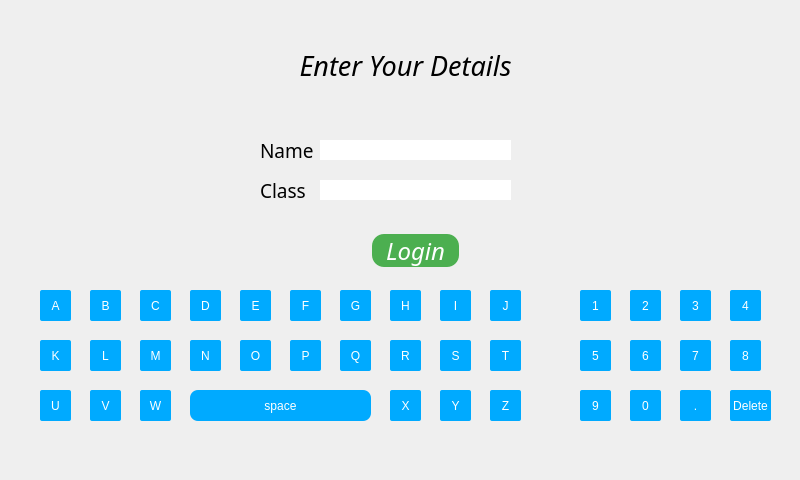
<?xml version="1.0" encoding="UTF-8"?>
<ui version="4.0">
 <class>MainWindow</class>
 <widget class="QMainWindow" name="MainWindow">
  <property name="geometry">
   <rect>
    <x>0</x>
    <y>0</y>
    <width>800</width>
    <height>480</height>
   </rect>
  </property>
  <property name="windowTitle">
   <string>MainWindow</string>
  </property>
  <widget class="QWidget" name="centralwidget">
   <widget class="QLabel" name="label">
    <property name="geometry">
     <rect>
      <x>220</x>
      <y>50</y>
      <width>371</width>
      <height>31</height>
     </rect>
    </property>
    <property name="font">
     <font>
      <family>Monotype Corsiva</family>
      <pointsize>20</pointsize>
      <italic>true</italic>
     </font>
    </property>
    <property name="text">
     <string>Enter Your Details</string>
    </property>
    <property name="alignment">
     <set>Qt::AlignCenter</set>
    </property>
   </widget>
   <widget class="QLabel" name="label_2">
    <property name="geometry">
     <rect>
      <x>260</x>
      <y>140</y>
      <width>61</width>
      <height>21</height>
     </rect>
    </property>
    <property name="font">
     <font>
      <family>Monotype Corsiva</family>
      <pointsize>14</pointsize>
     </font>
    </property>
    <property name="text">
     <string>Name</string>
    </property>
   </widget>
   <widget class="QLabel" name="label_3">
    <property name="geometry">
     <rect>
      <x>260</x>
      <y>180</y>
      <width>61</width>
      <height>21</height>
     </rect>
    </property>
    <property name="font">
     <font>
      <family>Monotype Corsiva</family>
      <pointsize>14</pointsize>
     </font>
    </property>
    <property name="text">
     <string>Class</string>
    </property>
   </widget>
   <widget class="QLineEdit" name="userName">
    <property name="geometry">
     <rect>
      <x>320</x>
      <y>140</y>
      <width>191</width>
      <height>20</height>
     </rect>
    </property>
    <property name="styleSheet">
     <string notr="true">border-width:0px;
border:none;</string>
    </property>
   </widget>
   <widget class="QLineEdit" name="className">
    <property name="geometry">
     <rect>
      <x>320</x>
      <y>180</y>
      <width>191</width>
      <height>20</height>
     </rect>
    </property>
    <property name="styleSheet">
     <string notr="true">border-width:0px;
border:none;</string>
    </property>
   </widget>
   <widget class="QPushButton" name="LoginButton">
    <property name="geometry">
     <rect>
      <x>370</x>
      <y>230</y>
      <width>91</width>
      <height>41</height>
     </rect>
    </property>
    <property name="font">
     <font>
      <family>Monotype Corsiva</family>
      <pointsize>18</pointsize>
      <italic>true</italic>
      <underline>false</underline>
      <strikeout>false</strikeout>
     </font>
    </property>
    <property name="toolTipDuration">
     <number>0</number>
    </property>
    <property name="styleSheet">
     <string notr="true">border-radius: 12px;
background-color: #4CAF50; /* Green */
 border: none;
 color: white;
 text-align: center;
 text-decoration: none;
 margin: 4px 2px;</string>
    </property>
    <property name="text">
     <string>Login</string>
    </property>
   </widget>
   <widget class="QPushButton" name="a">
    <property name="geometry">
     <rect>
      <x>40</x>
      <y>290</y>
      <width>31</width>
      <height>31</height>
     </rect>
    </property>
    <property name="styleSheet">
     <string notr="true">background-color:#00aaff;
border-radius: 2px;
 border: none;
 text-align: center;
 text-decoration: none;
 color: white;
</string>
    </property>
    <property name="text">
     <string>A</string>
    </property>
   </widget>
   <widget class="QPushButton" name="b">
    <property name="geometry">
     <rect>
      <x>90</x>
      <y>290</y>
      <width>31</width>
      <height>31</height>
     </rect>
    </property>
    <property name="styleSheet">
     <string notr="true">background-color:#00aaff;
border-radius: 2px;
 border: none;
 text-align: center;
 text-decoration: none;
 color: white;
</string>
    </property>
    <property name="text">
     <string>B</string>
    </property>
   </widget>
   <widget class="QPushButton" name="e">
    <property name="geometry">
     <rect>
      <x>240</x>
      <y>290</y>
      <width>31</width>
      <height>31</height>
     </rect>
    </property>
    <property name="styleSheet">
     <string notr="true">background-color:#00aaff;
border-radius: 2px;
 border: none;
 text-align: center;
 text-decoration: none;
 color: white;
</string>
    </property>
    <property name="text">
     <string>E</string>
    </property>
   </widget>
   <widget class="QPushButton" name="d">
    <property name="geometry">
     <rect>
      <x>190</x>
      <y>290</y>
      <width>31</width>
      <height>31</height>
     </rect>
    </property>
    <property name="styleSheet">
     <string notr="true">background-color:#00aaff;
border-radius: 2px;
 border: none;
 text-align: center;
 text-decoration: none;
 color: white;
</string>
    </property>
    <property name="text">
     <string>D</string>
    </property>
   </widget>
   <widget class="QPushButton" name="c">
    <property name="geometry">
     <rect>
      <x>140</x>
      <y>290</y>
      <width>31</width>
      <height>31</height>
     </rect>
    </property>
    <property name="styleSheet">
     <string notr="true">background-color:#00aaff;
border-radius: 2px;
 border: none;
 text-align: center;
 text-decoration: none;
 color: white;
</string>
    </property>
    <property name="text">
     <string>C</string>
    </property>
   </widget>
   <widget class="QPushButton" name="f">
    <property name="geometry">
     <rect>
      <x>290</x>
      <y>290</y>
      <width>31</width>
      <height>31</height>
     </rect>
    </property>
    <property name="styleSheet">
     <string notr="true">background-color:#00aaff;
border-radius: 2px;
 border: none;
 text-align: center;
 text-decoration: none;
 color: white;
</string>
    </property>
    <property name="text">
     <string>F</string>
    </property>
   </widget>
   <widget class="QPushButton" name="g">
    <property name="geometry">
     <rect>
      <x>340</x>
      <y>290</y>
      <width>31</width>
      <height>31</height>
     </rect>
    </property>
    <property name="styleSheet">
     <string notr="true">background-color:#00aaff;
border-radius: 2px;
 border: none;
 text-align: center;
 text-decoration: none;
 color: white;
</string>
    </property>
    <property name="text">
     <string>G</string>
    </property>
   </widget>
   <widget class="QPushButton" name="j">
    <property name="geometry">
     <rect>
      <x>490</x>
      <y>290</y>
      <width>31</width>
      <height>31</height>
     </rect>
    </property>
    <property name="styleSheet">
     <string notr="true">background-color:#00aaff;
border-radius: 2px;
 border: none;
 text-align: center;
 text-decoration: none;
 color: white;
</string>
    </property>
    <property name="text">
     <string>J</string>
    </property>
   </widget>
   <widget class="QPushButton" name="i">
    <property name="geometry">
     <rect>
      <x>440</x>
      <y>290</y>
      <width>31</width>
      <height>31</height>
     </rect>
    </property>
    <property name="styleSheet">
     <string notr="true">background-color:#00aaff;
border-radius: 2px;
 border: none;
 text-align: center;
 text-decoration: none;
 color: white;
</string>
    </property>
    <property name="text">
     <string>I</string>
    </property>
   </widget>
   <widget class="QPushButton" name="h">
    <property name="geometry">
     <rect>
      <x>390</x>
      <y>290</y>
      <width>31</width>
      <height>31</height>
     </rect>
    </property>
    <property name="styleSheet">
     <string notr="true">background-color:#00aaff;
border-radius: 2px;
 border: none;
 text-align: center;
 text-decoration: none;
 color: white;
</string>
    </property>
    <property name="text">
     <string>H</string>
    </property>
   </widget>
   <widget class="QPushButton" name="s">
    <property name="geometry">
     <rect>
      <x>440</x>
      <y>340</y>
      <width>31</width>
      <height>31</height>
     </rect>
    </property>
    <property name="styleSheet">
     <string notr="true">background-color:#00aaff;
border-radius: 2px;
 border: none;
 text-align: center;
 text-decoration: none;
 color: white;
</string>
    </property>
    <property name="text">
     <string>S</string>
    </property>
   </widget>
   <widget class="QPushButton" name="k">
    <property name="geometry">
     <rect>
      <x>40</x>
      <y>340</y>
      <width>31</width>
      <height>31</height>
     </rect>
    </property>
    <property name="styleSheet">
     <string notr="true">background-color:#00aaff;
border-radius: 2px;
 border: none;
 text-align: center;
 text-decoration: none;
 color: white;
</string>
    </property>
    <property name="text">
     <string>K</string>
    </property>
   </widget>
   <widget class="QPushButton" name="l">
    <property name="geometry">
     <rect>
      <x>90</x>
      <y>340</y>
      <width>31</width>
      <height>31</height>
     </rect>
    </property>
    <property name="styleSheet">
     <string notr="true">background-color:#00aaff;
border-radius: 2px;
 border: none;
 text-align: center;
 text-decoration: none;
 color: white;
</string>
    </property>
    <property name="text">
     <string>L</string>
    </property>
   </widget>
   <widget class="QPushButton" name="o">
    <property name="geometry">
     <rect>
      <x>240</x>
      <y>340</y>
      <width>31</width>
      <height>31</height>
     </rect>
    </property>
    <property name="styleSheet">
     <string notr="true">background-color:#00aaff;
border-radius: 2px;
 border: none;
 text-align: center;
 text-decoration: none;
 color: white;
</string>
    </property>
    <property name="text">
     <string>O</string>
    </property>
   </widget>
   <widget class="QPushButton" name="p">
    <property name="geometry">
     <rect>
      <x>290</x>
      <y>340</y>
      <width>31</width>
      <height>31</height>
     </rect>
    </property>
    <property name="styleSheet">
     <string notr="true">background-color:#00aaff;
border-radius: 2px;
 border: none;
 text-align: center;
 text-decoration: none;
 color: white;
</string>
    </property>
    <property name="text">
     <string>P</string>
    </property>
   </widget>
   <widget class="QPushButton" name="r">
    <property name="geometry">
     <rect>
      <x>390</x>
      <y>340</y>
      <width>31</width>
      <height>31</height>
     </rect>
    </property>
    <property name="styleSheet">
     <string notr="true">background-color:#00aaff;
border-radius: 2px;
 border: none;
 text-align: center;
 text-decoration: none;
 color: white;
</string>
    </property>
    <property name="text">
     <string>R</string>
    </property>
   </widget>
   <widget class="QPushButton" name="n">
    <property name="geometry">
     <rect>
      <x>190</x>
      <y>340</y>
      <width>31</width>
      <height>31</height>
     </rect>
    </property>
    <property name="styleSheet">
     <string notr="true">background-color:#00aaff;
border-radius: 2px;
 border: none;
 text-align: center;
 text-decoration: none;
 color: white;
</string>
    </property>
    <property name="text">
     <string>N</string>
    </property>
   </widget>
   <widget class="QPushButton" name="m">
    <property name="geometry">
     <rect>
      <x>140</x>
      <y>340</y>
      <width>31</width>
      <height>31</height>
     </rect>
    </property>
    <property name="styleSheet">
     <string notr="true">background-color:#00aaff;
border-radius: 2px;
 border: none;
 text-align: center;
 text-decoration: none;
 color: white;
</string>
    </property>
    <property name="text">
     <string>M</string>
    </property>
   </widget>
   <widget class="QPushButton" name="q">
    <property name="geometry">
     <rect>
      <x>340</x>
      <y>340</y>
      <width>31</width>
      <height>31</height>
     </rect>
    </property>
    <property name="styleSheet">
     <string notr="true">background-color:#00aaff;
border-radius: 2px;
 border: none;
 text-align: center;
 text-decoration: none;
 color: white;
</string>
    </property>
    <property name="text">
     <string>Q</string>
    </property>
   </widget>
   <widget class="QPushButton" name="t">
    <property name="geometry">
     <rect>
      <x>490</x>
      <y>340</y>
      <width>31</width>
      <height>31</height>
     </rect>
    </property>
    <property name="styleSheet">
     <string notr="true">background-color:#00aaff;
border-radius: 2px;
 border: none;
 text-align: center;
 text-decoration: none;
 color: white;
</string>
    </property>
    <property name="text">
     <string>T</string>
    </property>
   </widget>
   <widget class="QPushButton" name="z">
    <property name="geometry">
     <rect>
      <x>490</x>
      <y>390</y>
      <width>31</width>
      <height>31</height>
     </rect>
    </property>
    <property name="styleSheet">
     <string notr="true">background-color:#00aaff;
border-radius: 2px;
 border: none;
 text-align: center;
 text-decoration: none;
 color: white;
</string>
    </property>
    <property name="text">
     <string>Z</string>
    </property>
   </widget>
   <widget class="QPushButton" name="w">
    <property name="geometry">
     <rect>
      <x>140</x>
      <y>390</y>
      <width>31</width>
      <height>31</height>
     </rect>
    </property>
    <property name="styleSheet">
     <string notr="true">background-color:#00aaff;
border-radius: 2px;
 border: none;
 text-align: center;
 text-decoration: none;
 color: white;
</string>
    </property>
    <property name="text">
     <string>W</string>
    </property>
   </widget>
   <widget class="QPushButton" name="x">
    <property name="geometry">
     <rect>
      <x>390</x>
      <y>390</y>
      <width>31</width>
      <height>31</height>
     </rect>
    </property>
    <property name="styleSheet">
     <string notr="true">background-color:#00aaff;
border-radius: 2px;
 border: none;
 text-align: center;
 text-decoration: none;
 color: white;
</string>
    </property>
    <property name="text">
     <string>X</string>
    </property>
   </widget>
   <widget class="QPushButton" name="y">
    <property name="geometry">
     <rect>
      <x>440</x>
      <y>390</y>
      <width>31</width>
      <height>31</height>
     </rect>
    </property>
    <property name="styleSheet">
     <string notr="true">background-color:#00aaff;
border-radius: 2px;
 border: none;
 text-align: center;
 text-decoration: none;
 color: white;
</string>
    </property>
    <property name="text">
     <string>Y</string>
    </property>
   </widget>
   <widget class="QPushButton" name="v">
    <property name="geometry">
     <rect>
      <x>90</x>
      <y>390</y>
      <width>31</width>
      <height>31</height>
     </rect>
    </property>
    <property name="styleSheet">
     <string notr="true">background-color:#00aaff;
border-radius: 2px;
 border: none;
 text-align: center;
 text-decoration: none;
 color: white;
</string>
    </property>
    <property name="text">
     <string>V</string>
    </property>
   </widget>
   <widget class="QPushButton" name="u">
    <property name="geometry">
     <rect>
      <x>40</x>
      <y>390</y>
      <width>31</width>
      <height>31</height>
     </rect>
    </property>
    <property name="styleSheet">
     <string notr="true">background-color:#00aaff;
border-radius: 2px;
 border: none;
 text-align: center;
 text-decoration: none;
 color: white;
</string>
    </property>
    <property name="text">
     <string>U</string>
    </property>
   </widget>
   <widget class="QPushButton" name="space">
    <property name="geometry">
     <rect>
      <x>190</x>
      <y>390</y>
      <width>181</width>
      <height>31</height>
     </rect>
    </property>
    <property name="styleSheet">
     <string notr="true">background-color:#00aaff;
border-radius: 8px;
 border: none;
 text-align: center;
 text-decoration: none;
 color: white;
</string>
    </property>
    <property name="text">
     <string>space</string>
    </property>
   </widget>
   <widget class="QPushButton" name="b4">
    <property name="geometry">
     <rect>
      <x>730</x>
      <y>290</y>
      <width>31</width>
      <height>31</height>
     </rect>
    </property>
    <property name="styleSheet">
     <string notr="true">background-color:#00aaff;
border-radius: 2px;
 border: none;
 text-align: center;
 text-decoration: none;
 color: white;
</string>
    </property>
    <property name="text">
     <string>4</string>
    </property>
   </widget>
   <widget class="QPushButton" name="b9">
    <property name="geometry">
     <rect>
      <x>580</x>
      <y>390</y>
      <width>31</width>
      <height>31</height>
     </rect>
    </property>
    <property name="styleSheet">
     <string notr="true">background-color:#00aaff;
border-radius: 2px;
 border: none;
 text-align: center;
 text-decoration: none;
 color: white;
</string>
    </property>
    <property name="text">
     <string>9</string>
    </property>
   </widget>
   <widget class="QPushButton" name="b2">
    <property name="geometry">
     <rect>
      <x>630</x>
      <y>290</y>
      <width>31</width>
      <height>31</height>
     </rect>
    </property>
    <property name="styleSheet">
     <string notr="true">background-color:#00aaff;
border-radius: 2px;
 border: none;
 text-align: center;
 text-decoration: none;
 color: white;
</string>
    </property>
    <property name="text">
     <string>2</string>
    </property>
   </widget>
   <widget class="QPushButton" name="b7">
    <property name="geometry">
     <rect>
      <x>680</x>
      <y>340</y>
      <width>31</width>
      <height>31</height>
     </rect>
    </property>
    <property name="styleSheet">
     <string notr="true">background-color:#00aaff;
border-radius: 2px;
 border: none;
 text-align: center;
 text-decoration: none;
 color: white;
</string>
    </property>
    <property name="text">
     <string>7</string>
    </property>
   </widget>
   <widget class="QPushButton" name="b6">
    <property name="geometry">
     <rect>
      <x>630</x>
      <y>340</y>
      <width>31</width>
      <height>31</height>
     </rect>
    </property>
    <property name="styleSheet">
     <string notr="true">background-color:#00aaff;
border-radius: 2px;
 border: none;
 text-align: center;
 text-decoration: none;
 color: white;
</string>
    </property>
    <property name="text">
     <string>6</string>
    </property>
   </widget>
   <widget class="QPushButton" name="b8">
    <property name="geometry">
     <rect>
      <x>730</x>
      <y>340</y>
      <width>31</width>
      <height>31</height>
     </rect>
    </property>
    <property name="styleSheet">
     <string notr="true">background-color:#00aaff;
border-radius: 2px;
 border: none;
 text-align: center;
 text-decoration: none;
 color: white;
</string>
    </property>
    <property name="text">
     <string>8</string>
    </property>
   </widget>
   <widget class="QPushButton" name="b1">
    <property name="geometry">
     <rect>
      <x>580</x>
      <y>290</y>
      <width>31</width>
      <height>31</height>
     </rect>
    </property>
    <property name="styleSheet">
     <string notr="true">background-color:#00aaff;
border-radius: 2px;
 border: none;
 text-align: center;
 text-decoration: none;
 color: white;
</string>
    </property>
    <property name="text">
     <string>1</string>
    </property>
   </widget>
   <widget class="QPushButton" name="b3">
    <property name="geometry">
     <rect>
      <x>680</x>
      <y>290</y>
      <width>31</width>
      <height>31</height>
     </rect>
    </property>
    <property name="styleSheet">
     <string notr="true">background-color:#00aaff;
border-radius: 2px;
 border: none;
 text-align: center;
 text-decoration: none;
 color: white;
</string>
    </property>
    <property name="text">
     <string>3</string>
    </property>
   </widget>
   <widget class="QPushButton" name="b5">
    <property name="geometry">
     <rect>
      <x>580</x>
      <y>340</y>
      <width>31</width>
      <height>31</height>
     </rect>
    </property>
    <property name="styleSheet">
     <string notr="true">background-color:#00aaff;
border-radius: 2px;
 border: none;
 text-align: center;
 text-decoration: none;
 color: white;
</string>
    </property>
    <property name="text">
     <string>5</string>
    </property>
   </widget>
   <widget class="QPushButton" name="b0">
    <property name="geometry">
     <rect>
      <x>630</x>
      <y>390</y>
      <width>31</width>
      <height>31</height>
     </rect>
    </property>
    <property name="styleSheet">
     <string notr="true">background-color:#00aaff;
border-radius: 2px;
 border: none;
 text-align: center;
 text-decoration: none;
 color: white;
</string>
    </property>
    <property name="text">
     <string>0</string>
    </property>
   </widget>
   <widget class="QPushButton" name="deleteb">
    <property name="geometry">
     <rect>
      <x>730</x>
      <y>390</y>
      <width>41</width>
      <height>31</height>
     </rect>
    </property>
    <property name="styleSheet">
     <string notr="true">background-color:#00aaff;
border-radius: 2px;
 border: none;
 text-align: center;
 text-decoration: none;
 color: white;
</string>
    </property>
    <property name="text">
     <string>Delete</string>
    </property>
   </widget>
   <widget class="QPushButton" name="bpoint">
    <property name="geometry">
     <rect>
      <x>680</x>
      <y>390</y>
      <width>31</width>
      <height>31</height>
     </rect>
    </property>
    <property name="styleSheet">
     <string notr="true">background-color:#00aaff;
border-radius: 2px;
 border: none;
 text-align: center;
 text-decoration: none;
 color: white;
</string>
    </property>
    <property name="text">
     <string>.</string>
    </property>
   </widget>
  </widget>
 </widget>
 <resources/>
 <connections/>
</ui>
